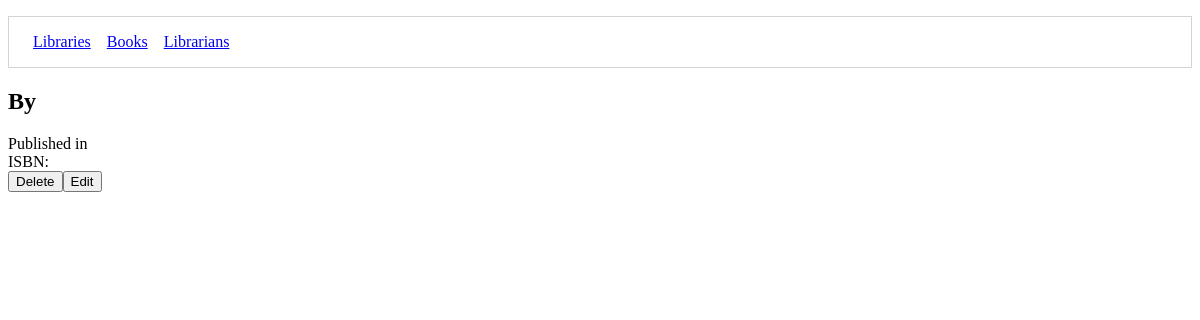
The page /books/5/ (signed in) on the database as committed earlier.
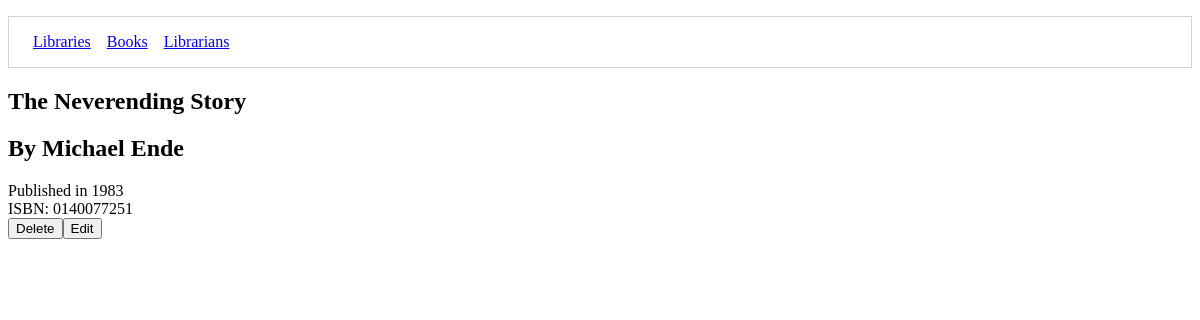
The same page on the database as committed later.
### libraryapp/models/book.py (models this page shows)
class Book (models.Model):
    title = models.CharField(max_length=50)
    isbn = models.CharField(max_length=50)
    author = models.CharField(max_length=50)
    published = models.IntegerField()
    librarian = models.ForeignKey(Librarian, on_delete=models.CASCADE)
    location = models.ForeignKey(
        Library, related_name="books",
        null=True,
        blank=True,
        on_delete=models.CASCADE)

### libraryapp/views/books/details.py (the view, shortened to what this page needs)
# urls.py: path('books/<int:book_id>/', book_details, name='book'),
@login_required
def book_details(request, book_id):
    if request.method == 'GET':
        book = get_book(book_id)
        template = 'books/detail.html'
        return render(request, template, {'book': book})

### libraryapp/models/modelfactory.py (called while the page is built)
def model_factory(model_type):
    def create(cursor, row):
        instance = model_type()
        smart_row = sqlite3.Row(cursor, row)
        for col in smart_row.keys():
            setattr(instance, col, smart_row[col])
        return instance
    return create

### libraryapp/views/books/details.py (called while the page is built)
def get_book(book_id):
    with sqlite3.connect(Connection.db_path) as conn:
        conn.row_factory = model_factory(Book)
        db_cursor = conn.cursor()
        db_cursor.execute("""
        SELECT
            b.id,
            b.title,
            b.isbn,
            b.author,
            b.published,
            b.librarian_id,
            b.location_id
        FROM libraryapp_book b
        WHERE b.id = ?
        """, (book_id,))
        return db_cursor.fetchone()

### libraryapp/templates/books/detail.html (shortened to what this page needs)
{% extends 'shared/base.html' %}
{% block content %}
    <section id="book-details">
        <h1>{{ book.title }}</h1>
        <h2>By {{ book.author }}</h2>
        <div>Published in {{ book.published }}</div>
        <div>ISBN: {{ book.isbn }}</div>
    </section>
    <section id="book-actions" style="display:flex;">
        <form action="{% url 'libraryapp:book' book.id %}" method="POST">
            <button>Delete</button>
        </form>
        <form action="{% url 'libraryapp:book_edit_form' book.id %}" method="GET">
            <button>Edit</button>
        </form>
    </section>
{% endblock %}

Rows that differ between the two databases and show on the page:
added Book: title "The Neverending Story", author "Michael Ende", published "1983", isbn "0140077251"
